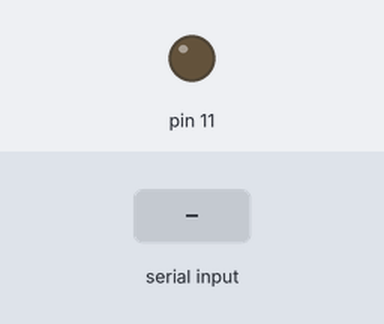
This sketch was run on a simulated Arduino Uno, built with avr-gcc and run on an emulated ATmega328P. On the bench: output pins drawn as LEDs (lit = HIGH). The inputs (shaded band) are chosen by the test bench. What the sketch prints to the serial monitor is not drawn.

Above: at 1.2 s.
1.3 s: "1" received over the second serial link
At 2.0 s:
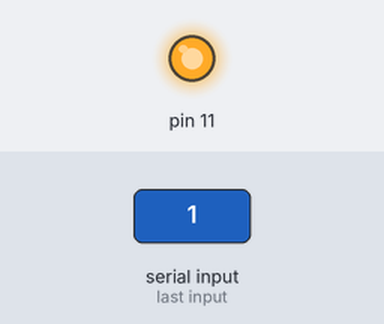
2.8 s: "0" received over the second serial link
At 3.2 s:
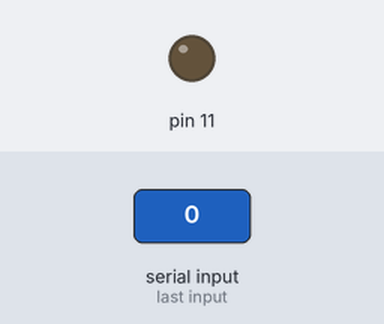
Timing chart, 0 to 5.8 s (numbered marks = the images above; inputs shaded):
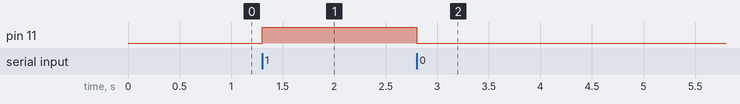

Measured:
- after the input at 1.3 s, pin 11: LOW → HIGH at once
- after the input at 2.8 s, pin 11: HIGH → LOW at once

The sketch:

HC-06BLUEtooth2.ino
```cpp
#include <SoftwareSerial.h>
SoftwareSerial BTserial(2,3);  // Tx  Rx 接ARDU
void setup() {
  // put your setup code here, to run once:
   Serial.begin(9600);   //硬件串口波特率
   BTserial.begin(9600); //软件串口波特率

   Serial.print("HC-06 DEMO/TEST");

   BTserial.print("AT");        //连接成功发送

   pinMode(11,OUTPUT);
}

void loop() {
  // put your main code here, to run repeatedly:
     if (BTserial.available()>0)
     {
        char BTserialData = BTserial.read();
        Serial.print(BTserialData);

        if (BTserialData == '1')
        {
            digitalWrite(11,HIGH);
            } else if(BTserialData == '0')
              {
                digitalWrite(11,LOW);
                }
      }
    if (Serial.available()>0)    //硬件串口中等待传输的数据
      {
        char serialData = Serial.read();
        BTserial.print( serialData);   //将硬件串口中的数据发送给HC-06
        }

}
```
